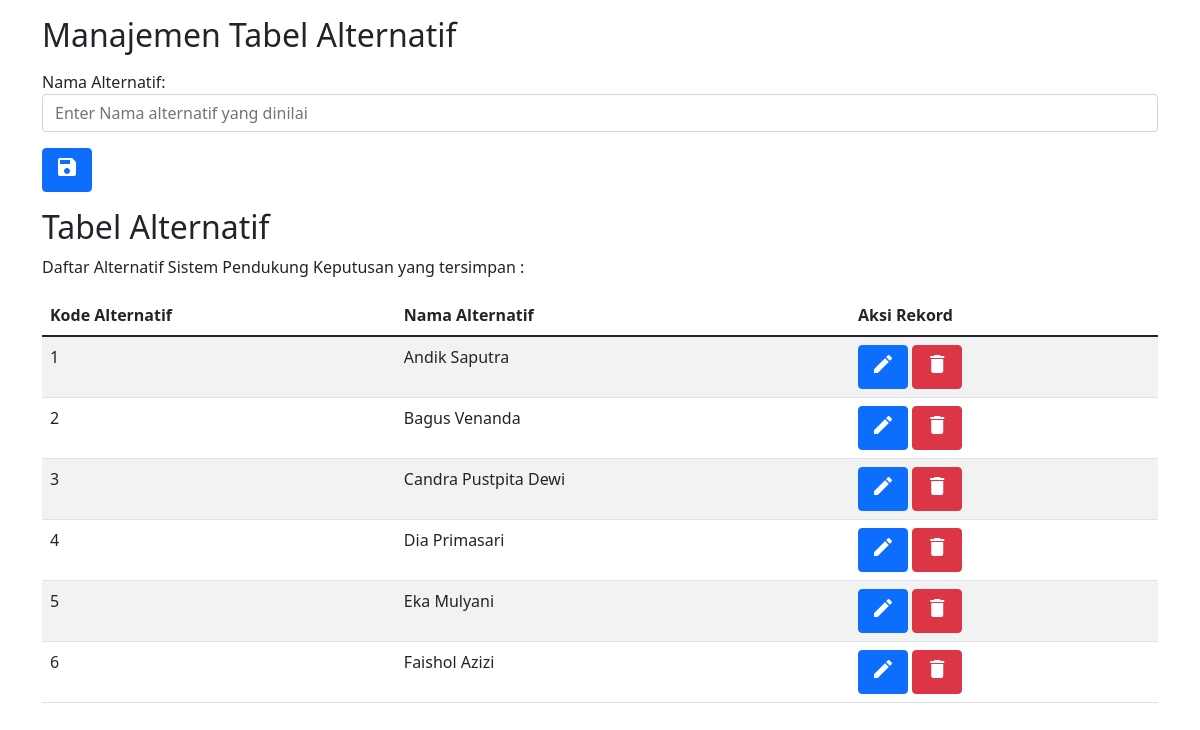
/alternatif.php (signed in), run on the app's committed database.
### tables this page shows
CREATE TABLE `alternatif` (
  `KodeAlternatif` int(11) NOT NULL,
  `NamaAlternatif` varchar(50) NOT NULL
);

### alternatif.php (the view, shortened to what this page needs)
<?php
$kon=mysqli_connect("localhost","root","","ahp");
?>
<!DOCTYPE html>
<html lang="en">
<head>
  <link href="bootstrap.min.css" rel="stylesheet">
</head>
<body>
<div class="container mt-3">
  <h2>Manajemen Tabel Alternatif</h2>
  <form action="" method="post">
    <div class="mb-3 mt-3">
      <label for="NamaAlternatif">Nama Alternatif:</label>
      <input type="text" class="form-control" id="NamaAlternatif" placeholder="Enter Nama alternatif yang dinilai" name="NamaAlternatif" autocomplete="on" required>
    </div>
	<button type="submit" class="btn btn-primary" name="BSimpan"title="Simpan"><span class="material-icons">save</span></button>
  </form>
</div>
<div class="container mt-3">
  <h2>Tabel Alternatif</h2>
  <p>Daftar Alternatif Sistem Pendukung Keputusan yang tersimpan :</p>
  <table class="table table-striped">
    <thead>
      <tr>
        <th>Kode Alternatif</th>
        <th>Nama Alternatif</th>
        <th>Aksi Rekord</th>
      </tr>
    </thead>
<?php
 $sqlAlternatif="select * from Alternatif";
 $qAlternatif=mysqli_query($kon,$sqlAlternatif);
 $rAlternatif=mysqli_fetch_array($qAlternatif);
?>
    <tbody>
<?php
 if (!empty($rAlternatif)) {
 do { ?>
      <tr>
        <td><?php echo $rAlternatif['KodeAlternatif'];?></td>
        <td><?php echo $rAlternatif['NamaAlternatif'];?></td>
        <td>
		<button type="submit" class="btn btn-primary" name="BKoreksi" onclick="window.location.href='koreksiAlternatif.php?a=edt&id=<?php echo $rAlternatif['KodeAlternatif'];?>'"title="Koreksi"><span class="material-icons">edit</span></button>
		<button type="submit" title="Hapus" class="btn btn-danger" name="BHapus" onclick="if (confirm('Apakah yakin akan menghapus rekord ini ?')) window.location.href='hapusAlternatif.php?a=del&id=<?php echo $rAlternatif['KodeAlternatif'];?>'"<?php echo $rAlternatif['KodeAlternatif'];?>"><span class="material-icons">delete</span></button>
		</td>
      </tr>
<?php
    } while ($rAlternatif=mysqli_fetch_array($qAlternatif));
 }
?>
    </tbody>
  </table>
</div>
</body>
</html>

### data on the page
alternatif: KodeAlternatif "1", NamaAlternatif "Andik Saputra"
alternatif: KodeAlternatif "2", NamaAlternatif "Bagus Venanda"
alternatif: KodeAlternatif "3", NamaAlternatif "Candra Pustpita Dewi"
alternatif: KodeAlternatif "4", NamaAlternatif "Dia Primasari"
alternatif: KodeAlternatif "5", NamaAlternatif "Eka Mulyani"
alternatif: KodeAlternatif "6", NamaAlternatif "Faishol Azizi"
